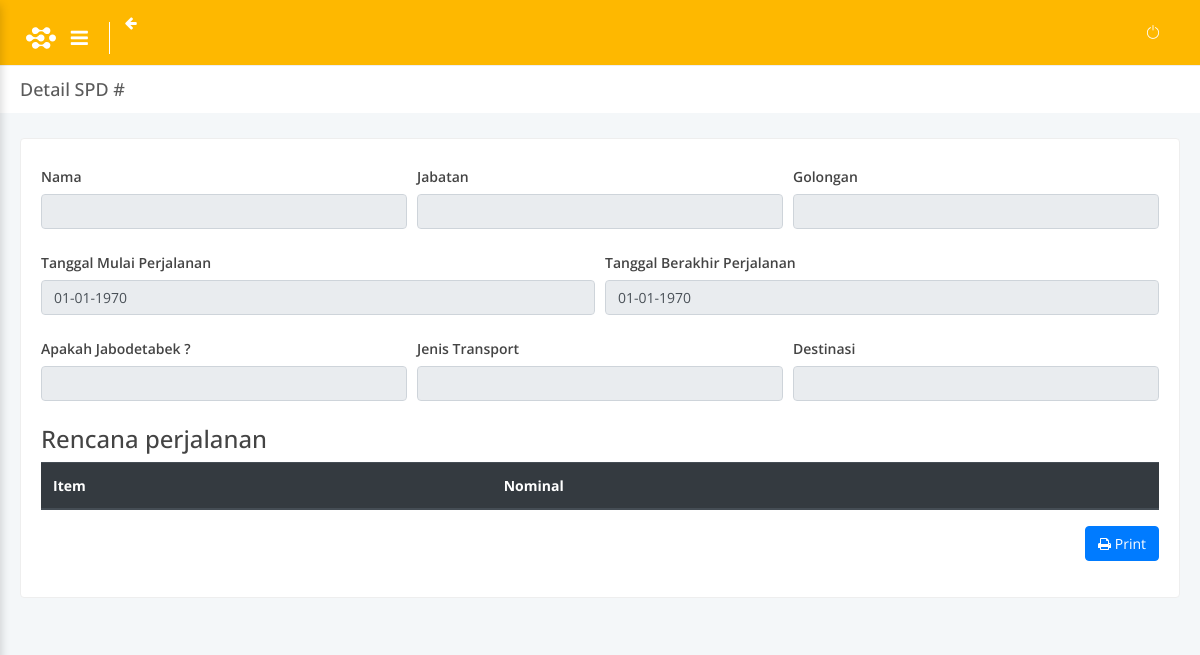
The page /spd/detail/SPD20210730225538 on the database as committed earlier.
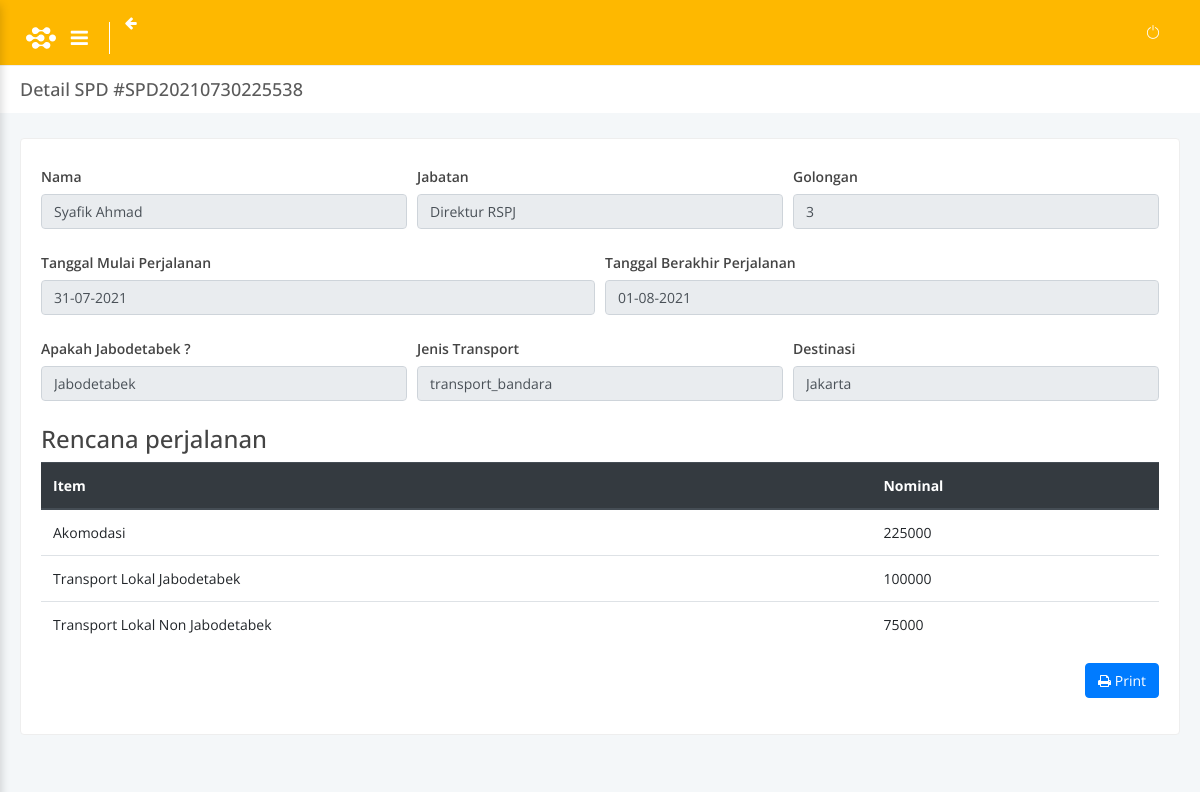
The same page on the database as committed later.
### tables this page shows
CREATE TABLE `rencana_perjalanan` (
  `id` int(11) NOT NULL,
  `id_pekerja` int(11) NOT NULL,
  `kode` varchar(100) NOT NULL,
  `tgl_mulai_perjalanan` datetime NOT NULL,
  `tgl_berakhir_perjalanan` datetime DEFAULT NULL,
  `is_jabodetabek` varchar(100) NOT NULL,
  `jenis_transport` varchar(50) NOT NULL,
  `destinasi` varchar(50) NOT NULL,
  `item` varchar(100) NOT NULL,
  `nominal` int(11) NOT NULL,
  `created_at` datetime NOT NULL,
  `updated_at` timestamp NOT NULL DEFAULT CURRENT_TIMESTAMP ON UPDATE CURRENT_TIMESTAMP
);

CREATE TABLE `master_pekerja` (
  `id` int(11) NOT NULL,
  `fungsi` varchar(50) DEFAULT NULL,
  `nama_jabatan` varchar(100) DEFAULT NULL COMMENT 'wadir: wakil direktur, ka: kepala, pws: pengawas, pnt: penata',
  `kode_jabatan` varchar(50) DEFAULT NULL,
  `bagian` varchar(50) DEFAULT NULL,
  `divisi` varchar(50) DEFAULT NULL,
  `gol_upah` int(11) DEFAULT NULL,
  `tmt_gol_upah` date DEFAULT NULL,
  `lama_gol_upah` int(11) DEFAULT NULL,
  `nopek` varchar(50) DEFAULT NULL,
  `nama_pekerja` varchar(100) DEFAULT NULL,
  `gelar` varchar(50) DEFAULT NULL,
  `jenis_kelamin` varchar(1) DEFAULT NULL,
  `tmt_pwtt` date DEFAULT NULL,
  `jenjang_pendidikan` varchar(20) DEFAULT NULL,
  `status_pekerja` varchar(5) DEFAULT NULL,
  `status_pernikahan` varchar(10) DEFAULT NULL,
  `created_at` datetime NOT NULL,
  `updated_at` timestamp NOT NULL DEFAULT CURRENT_TIMESTAMP ON UPDATE CURRENT_TIMESTAMP
);

### application/libraries/Template.php (called while the page is built)
<?php if (!defined('BASEPATH')) exit('No direct script access allowed');
class Template
{
	var $template_data = array();
	function set($name, $value)
	{
		$this->template_data[$name] = $value;
	}
	function load($template = '', $view = '', $view_data = array(), $return = FALSE)
	{
		$this->CI = &get_instance();
		$this->set('contents', $this->CI->load->view($view, $view_data, TRUE));
		return $this->CI->load->view($template, $this->template_data, $return);
	}
}

### application/controllers/Spd.php (called while the page is built, shortened)
<?php
class Spd extends CI_Controller
{
	public function detail()
	{
		$kode = $this->uri->segment(3);
		$spd = $this->spd_model->get_rencana_perjalanan_by_kode($kode);
		$data['data_spd'] = $spd;
		$this->template->load('templates/contents', 'detail_spd', $data);
	}
}

### index.php (called while the page is built, shortened)
<?php
require_once BASEPATH.'core/CodeIgniter.php';

### application/models/Spd_model.php (called while the page is built, shortened)
<?php
class Spd_model extends CI_Model
{
	function get_rencana_perjalanan_by_kode($kode)
	{
		$this->db->select('rencana_perjalanan.*, master_pekerja.*');
		$this->db->from('rencana_perjalanan');
		$this->db->join('master_pekerja', 'rencana_perjalanan.id_pekerja = master_pekerja.id', 'inner');
		$this->db->where('rencana_perjalanan.kode', $kode);
		$query = $this->db->get();
		return $query->result();
	}
}

### application/views/detail_spd.php (the view, shortened to what the changed rows need)
<div id="main-content">
    <div class="block-header">
        <div class="row clearfix">
            <div class="col-md-6 col-sm-12">
                <h2>Detail SPD #<?= $data_spd[0]->kode ?></h2>
            </div>
        </div>
    </div>
    <div class="container-fluid">
        <div class="row clearfix">
            <div class="col-lg-12">
                <div class="card">
                    <div class="body">
                        <div class="form-row">
                            <div class="form-group col">
                                <label class="col-form-label">Nama</label>
                                <input type="text" class="form-control" name="nama" id="nama" value="<?= $data_spd[0]->nama_pekerja ?>" readonly>
                            </div>
                            <div class="form-group col">
                                <label class="col-form-label">Jabatan</label>
                                <input type="text" class="form-control" name="jabatan" id="jabatan" value="<?= $data_spd[0]->nama_jabatan ?>" readonly>
                            </div>
                            <div class="form-group col">
                                <label class="col-form-label">Golongan</label>
                                <input type="text" class="form-control" name="gol_upah" id="gol_upah" value="<?= $data_spd[0]->gol_upah ?>" readonly>
                            </div>
                        </div>
                        <div class="form-row">
                            <div class="form-group col">
                                <label class="col-form-label">Tanggal Mulai Perjalanan</label>
                                <input type="text" class="form-control" name="tgl_mulai_perjalanan" id="tgl_mulai_perjalanan" value="<?= date('d-m-Y', strtotime($data_spd[0]->tgl_mulai_perjalanan)) ?>" readonly>
                            </div>
                            <div class="form-group col">
                                <label class="col-form-label">Tanggal Berakhir Perjalanan</label>
                                <input type="text" class="form-control" name="tgl_berakhir_perjalanan" id="tgl_berakhir_perjalanan" value="<?= date('d-m-Y', strtotime($data_spd[0]->tgl_berakhir_perjalanan)) ?>" readonly>
                            </div>
                        </div>
                        <div class="form-row">
                            <div class="form-group col">
                                <label class="col-form-label">Apakah Jabodetabek ?</label>
                                <input type="text" class="form-control" value="<?= $data_spd[0]->is_jabodetabek ?>" readonly>
                            </div>
                            <div class="form-group col">
                                <label class="col-form-label">Jenis Transport</label>
                                <input type="text" class="form-control" value="<?= $data_spd[0]->jenis_transport ?>" readonly>
                            </div>
                            <div class="form-group col">
                                <label class="col-form-label">Destinasi</label>
                                <input type="text" class="form-control" value="<?= $data_spd[0]->destinasi ?>" readonly>
                            </div>
                        </div>
                        <div class="table-responsive mt-2">
                            <table id="table" class="table">
                                <thead class="thead-dark">
                                    <tr>
                                        <th>Item</th>
                                        <th>Nominal</th>
                                    </tr>
                                </thead>
                                <tbody id="bodyTable2">
                                    <?php foreach ($data_spd as $ds) { ?>
                                        <tr>
                                            <td><?= $ds->item ?></td>
                                            <td><?= $ds->nominal ?></td>
                                        </tr>
                                    <?php } ?>
                                </tbody>
                            </table>
                        </div>
                    </div>
                </div>
            </div>
        </div>
    </div>
</div>

Rows that differ between the two databases and show on the page:
now on this page (row edited): rencana_perjalanan: kode "SPD20210730225538", tgl_mulai_perjalanan "31-07-2021", tgl_berakhir_perjalanan "01-08-2021", is_jabodetabek "Jabodetabek", jenis_transport "transport_bandara", destinasi "Jakarta", item "Akomodasi", nominal "225000"
now on this page (row unchanged): master_pekerja: nama "Syafik Ahmad", jabatan "Direktur RSPJ", gol_upah "3"
now on this page (row edited): rencana_perjalanan: item "Transport Lokal Jabodetabek", nominal "100000"
now on this page (row edited): rencana_perjalanan: item "Transport Lokal Non Jabodetabek", nominal "75000"
Other text that changed with them:
form field tgl_mulai_perjalanan: "01-01-1970" → (not shown)
form field tgl_berakhir_perjalanan: "01-01-1970" → (not shown)
